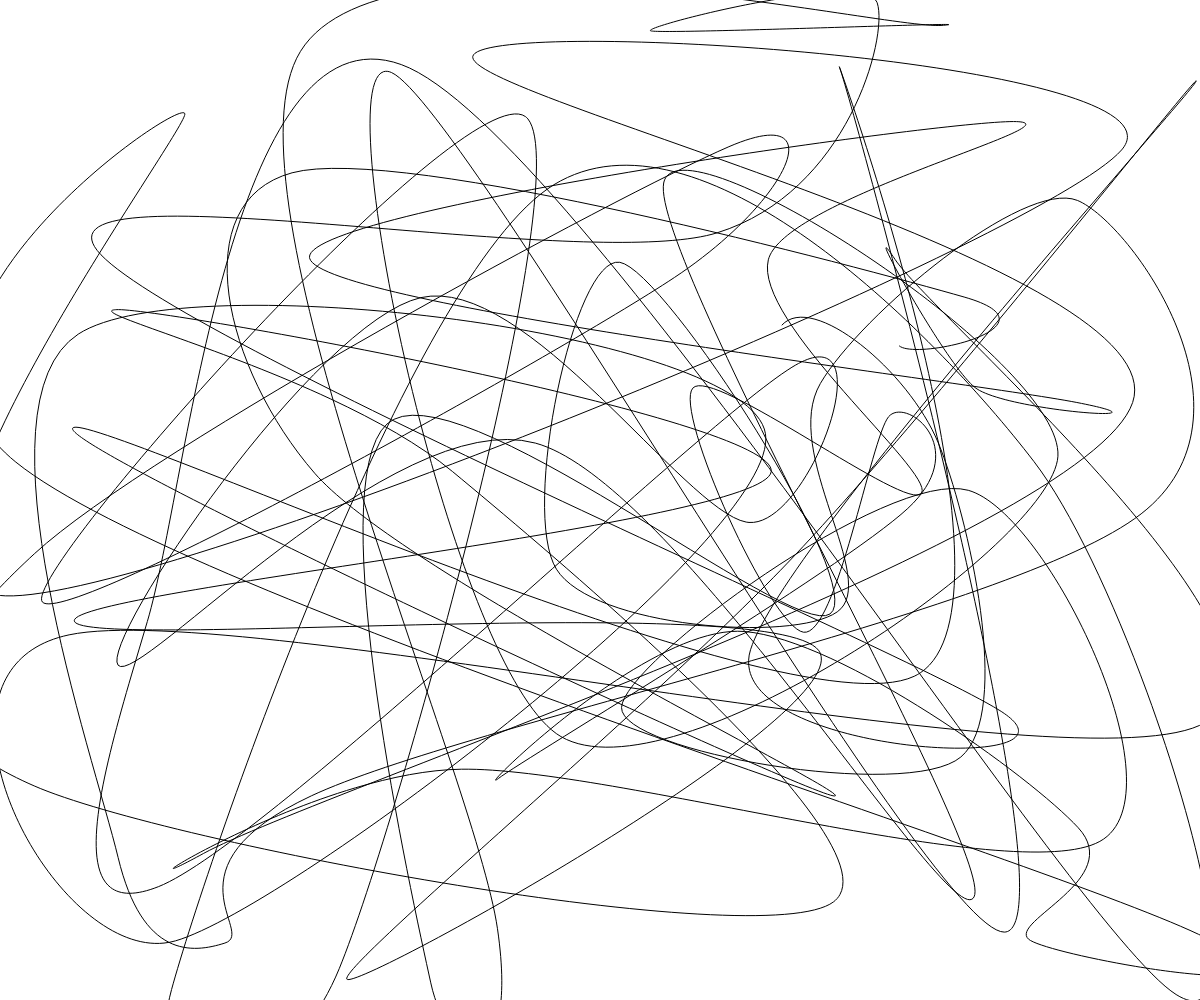
Frame 1 (no input)
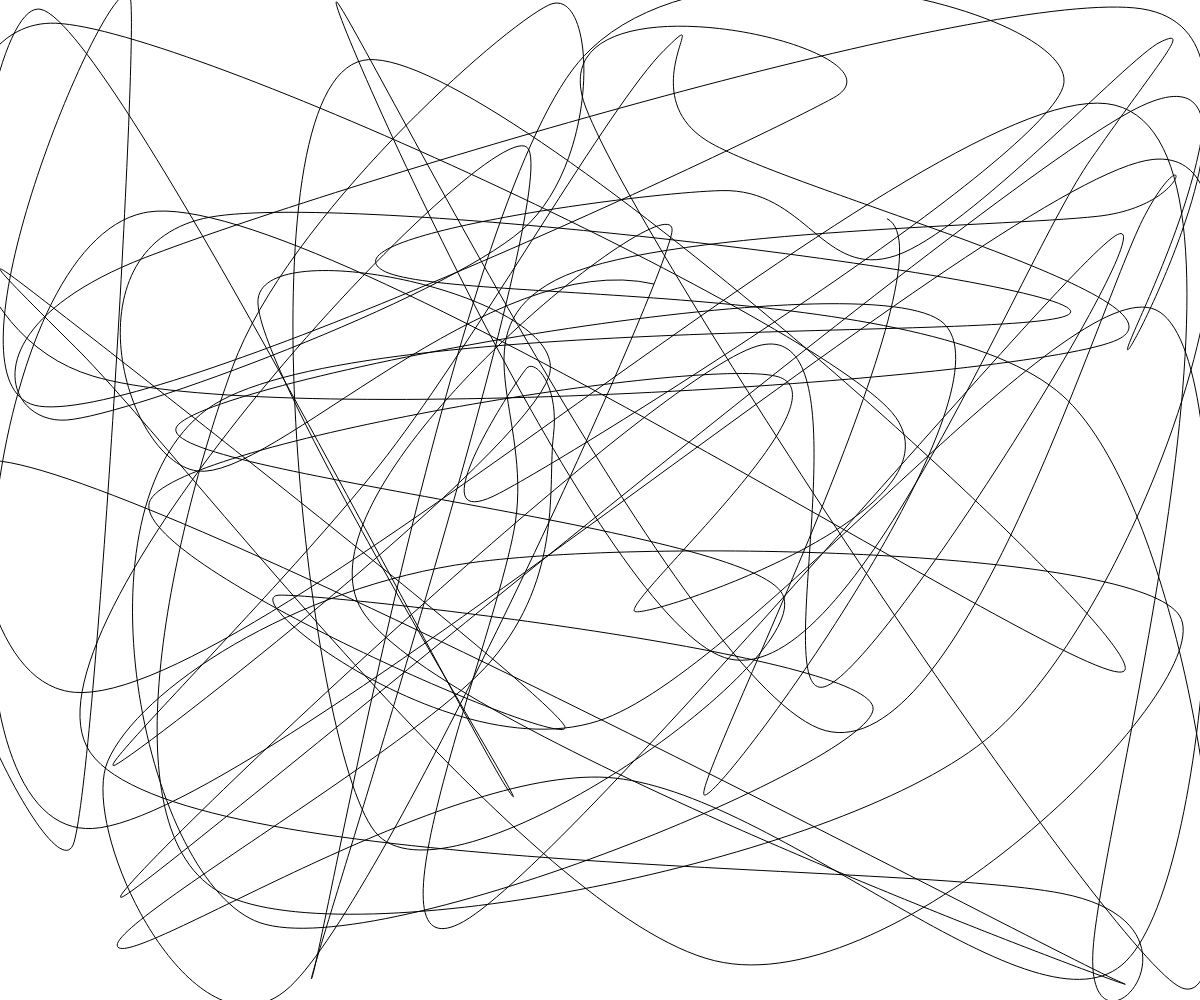
Frame 2 (the mouse pressed at the canvas centre, redrawn once)

The p5.js sketch that drew these frames (run headless with seeded random() and noise() and a simulated clock; the mouse was pressed at the canvas centre and the sketch redrawn once):

// p5.js sketch
// ── sketch.js
function setup() { createCanvas(windowWidth, windowHeight); noLoop(); }
function draw() {
  background(255);
  noFill(); stroke(0);
  beginShape();
  for(let i=0; i<100; i++) {
    curveVertex(random(width), random(height));
  }
  endShape();
}
function windowResized() { resizeCanvas(windowWidth, windowHeight); }
